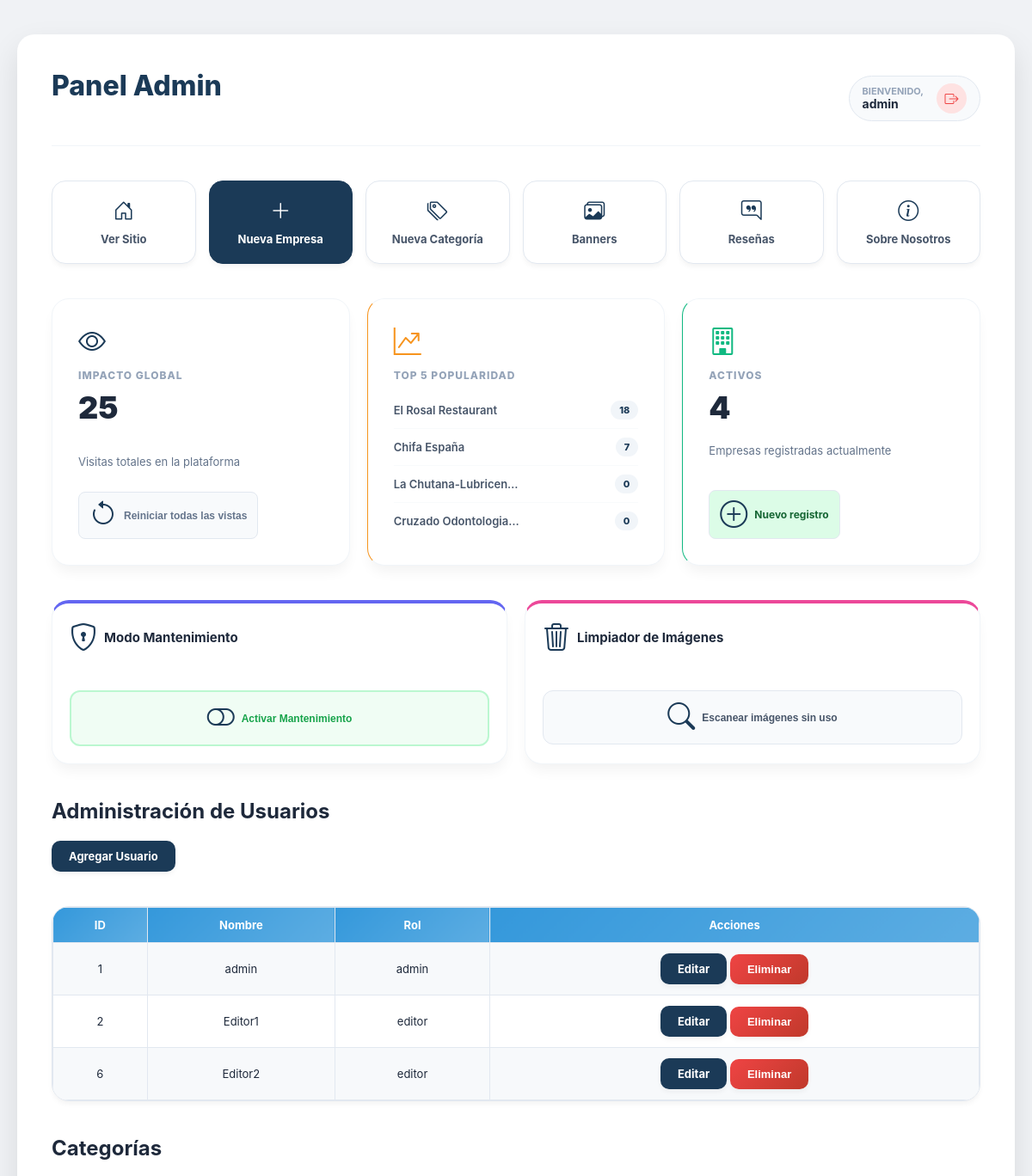
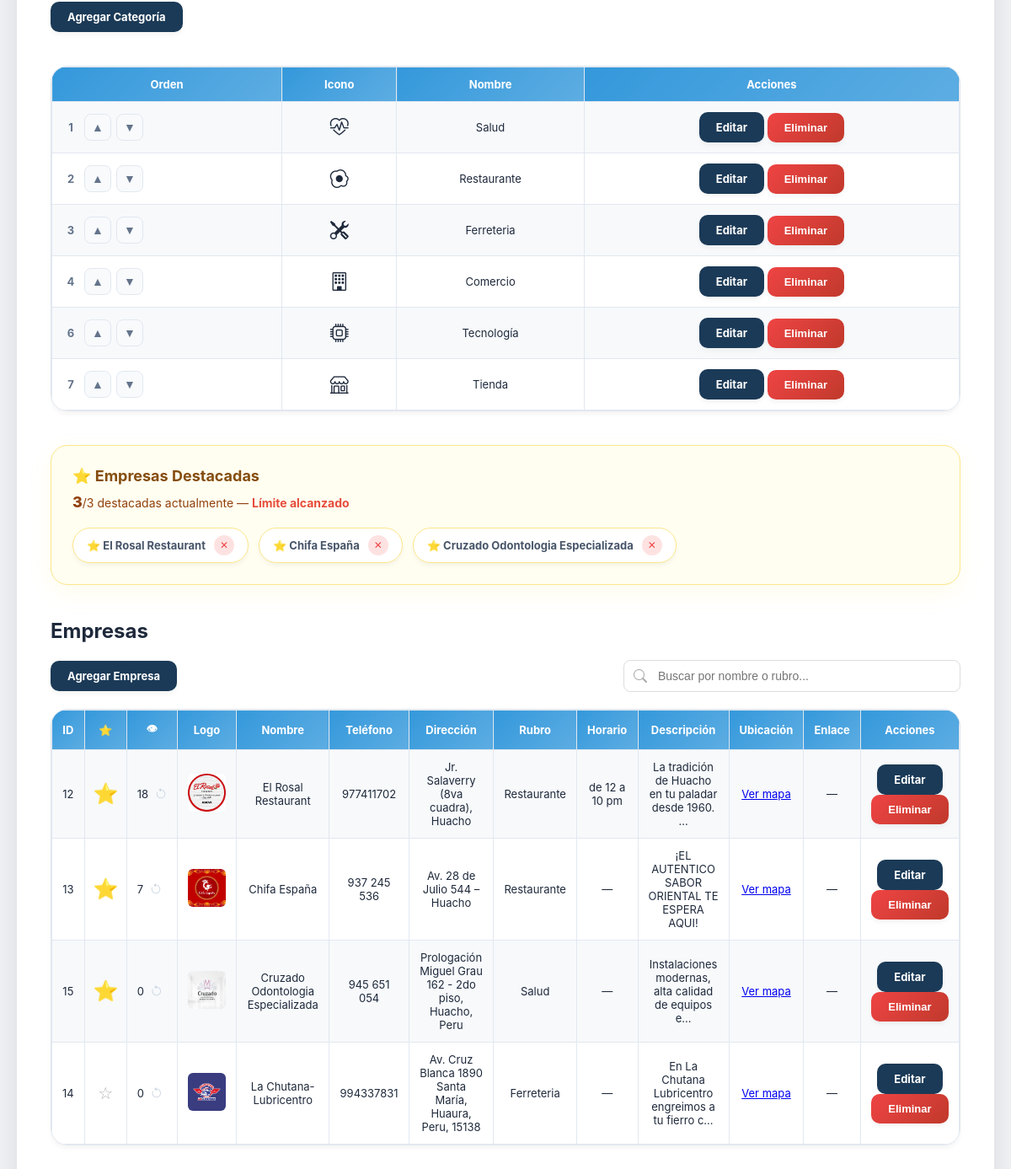
Page /login/admin.php (signed in) on the earlier database version (2 pictures, top to bottom).
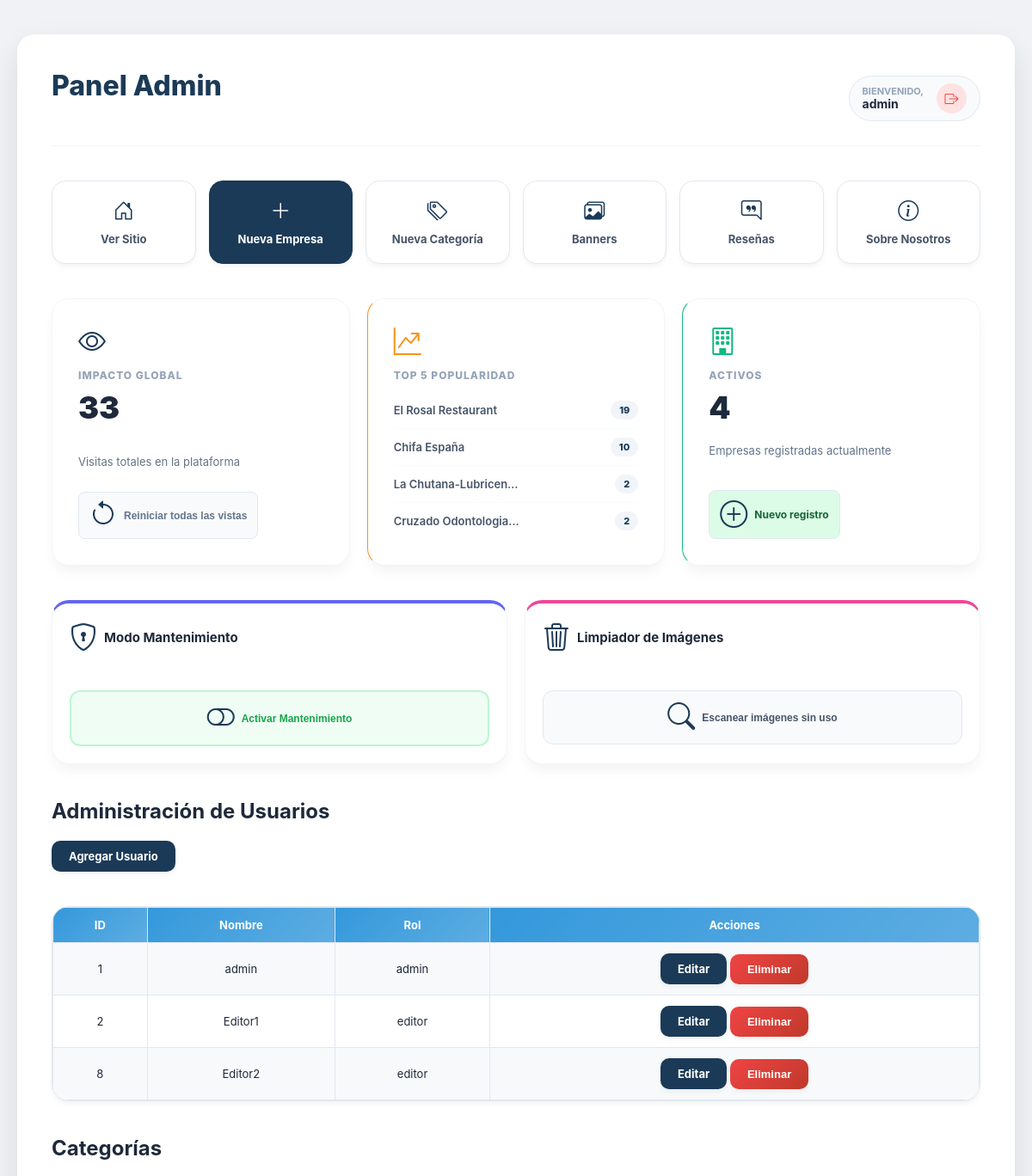
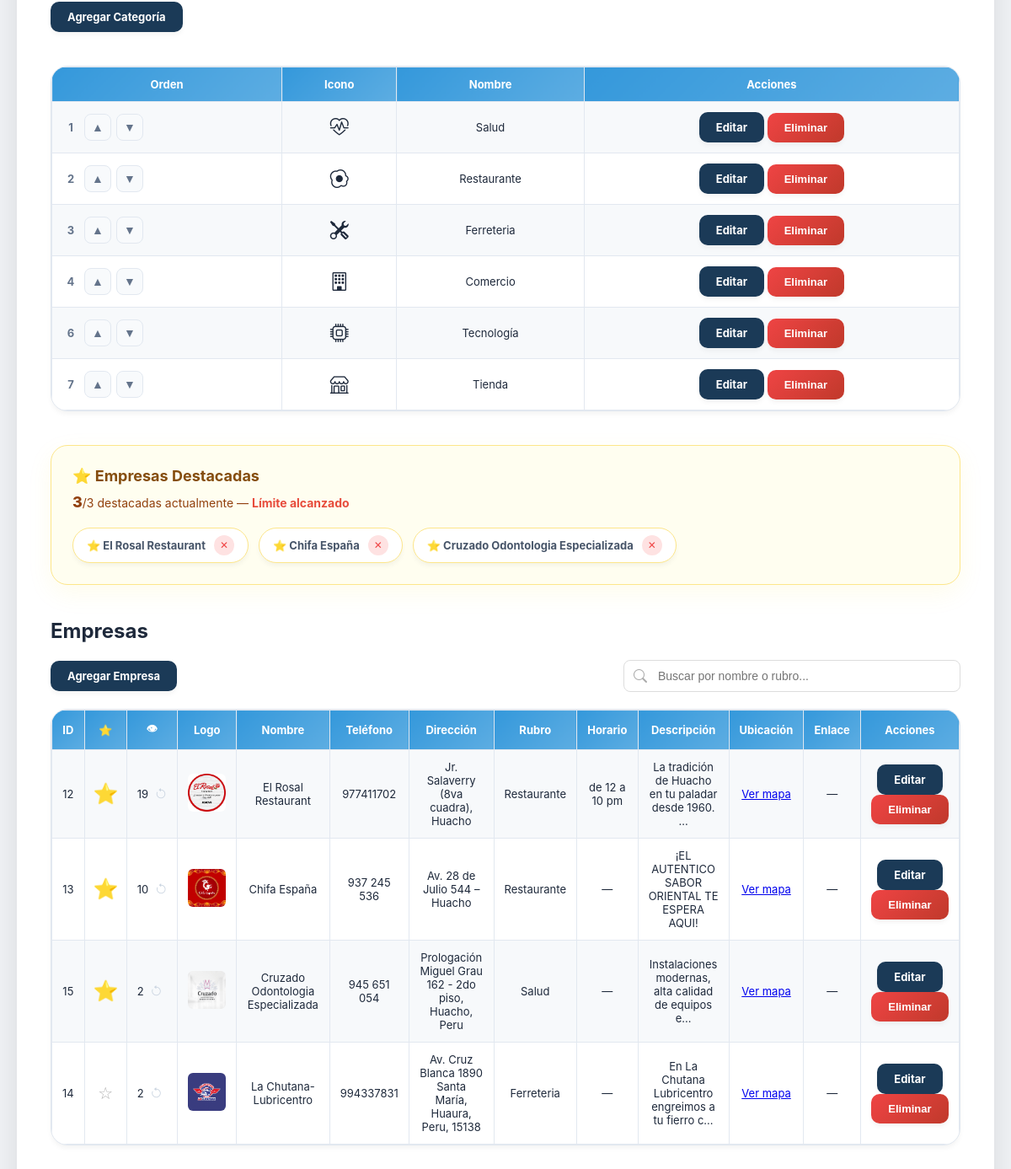
Same page on the later database version (2 pictures, top to bottom).
### tables this page shows
CREATE TABLE `empresas` (
  `id_empresa` int(11) NOT NULL,
  `logo` varchar(255) DEFAULT NULL,
  `nombre` varchar(150) NOT NULL,
  `slug` varchar(255) DEFAULT NULL,
  `email` varchar(100) DEFAULT NULL,
  `telefono` varchar(20) DEFAULT NULL,
  `direccion` varchar(200) DEFAULT NULL,
  `id_categoria` int(11) DEFAULT NULL,
  `fecha_registro` timestamp NOT NULL DEFAULT current_timestamp(),
  `horario` varchar(100) DEFAULT NULL,
  `descripcion` text DEFAULT NULL,
  `ubicacion_link` varchar(500) DEFAULT NULL,
  `link_empresa` varchar(255) DEFAULT NULL,
  `vistas` int(11) DEFAULT 0,
  `destacada` tinyint(1) DEFAULT 0,
  `facebook` varchar(255) DEFAULT NULL,
  `clics_whatsapp` int(11) DEFAULT 0
);

CREATE TABLE `usuarios` (
  `id_usuario` int(11) NOT NULL,
  `nombre` varchar(100) NOT NULL,
  `email` varchar(255) DEFAULT NULL,
  `contraseña_hash` varchar(255) NOT NULL,
  `rol` enum('admin','editor','viewer') DEFAULT 'viewer',
  `fecha_registro` timestamp NOT NULL DEFAULT current_timestamp()
);

CREATE TABLE `categorias` (
  `id_categoria` int(11) NOT NULL,
  `nombre` varchar(100) NOT NULL,
  `slug` varchar(255) DEFAULT NULL,
  `descripcion` text DEFAULT NULL,
  `icono` varchar(50) DEFAULT 'bi-briefcase',
  `orden` int(11) NOT NULL DEFAULT 0
);

### login/admin.php (the view, shortened to what the changed rows need)
<?php
include '../db.php';
$rol = $_SESSION['rol'];
?>
<!DOCTYPE html>
<html lang="es">
<head>
    <link rel="stylesheet" href="<?= APP_URL ?>/assets/css/login.css?v=<?= filemtime(__DIR__ . '/../assets/css/login.css') ?>">
    <link rel="stylesheet" href="https://cdn.jsdelivr.net/npm/bootstrap-icons@1.11.3/font/bootstrap-icons.min.css">
</head>
<body>
    <div class="panel-container">
        <section class="panel">
            <div class="panel-header-flex">
                <h1 class="panel-title">Panel <?= ucfirst($rol) ?></h1>
            </div>
            <?php
            $stmt_stats = $conexion->prepare("SELECT SUM(vistas) as total, COUNT(*) as empresas FROM empresas");
            $stmt_stats->execute();
            $stats_global = $stmt_stats->get_result()->fetch_assoc();
            $total_visitas = $stats_global['total'] ?? 0;
            $stmt_top5 = $conexion->prepare("SELECT nombre, vistas FROM empresas ORDER BY vistas DESC LIMIT 5");
            $stmt_top5->execute();
            $top5 = $stmt_top5->get_result();
            ?>
            <div class="stats-dashboard">
                <div class="stat-box">
                    <i class="bi bi-eye"></i>
                    <span class="stat-title">Impacto Global</span>
                    <span class="stat-value"><?= number_format($total_visitas) ?></span>
                    <span class="stat-footer">Visitas totales en la plataforma</span>
                    <button onclick="customConfirm('¿Reiniciar TODAS las vistas a cero?', () => reiniciarVistas())"
                        class="btn-reiniciar-vistas">
                        <i class="bi bi-arrow-counterclockwise"></i> Reiniciar todas las vistas
                    </button>
                </div>
                <div class="stat-box" style="border-left-color: #f7941d;">
                    <ul class="top5-list">
                        <?php if ($top5 && $top5->num_rows > 0): ?>
                            <?php while ($t = $top5->fetch_assoc()): ?>
                                <li class="top5-item">
                                    <span
                                        class="top5-name"><?= htmlspecialchars(mb_strimwidth($t['nombre'], 0, 20, '…')) ?></span>
                                    <span class="top5-views"><?= $t['vistas'] ?></span>
                                </li>
                            <?php endwhile; ?>
                        <?php else: ?>
                            <li class="top5-item">No hay datos suficientes</li>
                        <?php endif; ?>
                    </ul>
                </div>
            </div>
            <h2>Administración de Usuarios</h2><br>
            <br><br>
            <div class="table-wrap">
                <table>
                    <tr>
                        <th>ID</th>
                        <th>Nombre</th>
                        <th>Rol</th>
                        <th>Acciones</th>
                    </tr>
                    <?php
                    $stmt_u = $conexion->prepare("SELECT id_usuario, nombre, rol FROM usuarios");
                    $stmt_u->execute();
                    $res = $stmt_u->get_result();
                    while ($fila = $res->fetch_assoc()):
                        ?>
                        <tr>
                            <td data-label="ID"><?= $fila['id_usuario'] ?></td>
                            <td data-label="Usuario"><?= htmlspecialchars($fila['nombre']) ?></td>
                            <td data-label="Rol"><?= htmlspecialchars($fila['rol']) ?></td>
                            <td data-label="Acciones">
                                <div class="acciones">
                                    <a href="editar_usuario.php?id=<?= $fila['id_usuario'] ?>" class="btn">Editar</a>
                                    <button onclick="eliminarRegistro('usuario', <?= $fila['id_usuario'] ?>, this)"
                                        class="btn btn-danger">Eliminar</button>
                                </div>
                            </td>
                        </tr>
                    <?php endwhile; ?>
                </table>
            </div>
            <br><br>
            <h2>Categorías</h2><br>
            <br><br>
            <div class="table-wrap">
                <table>
                    <tr>
                        <th>Orden</th>
                        <th>Icono</th>
                        <th>Nombre</th>
                        <th>Acciones</th>
                    </tr>
                    <?php
                    $stmt_cat = $conexion->prepare("SELECT * FROM categorias ORDER BY orden ASC");
                    $stmt_cat->execute();
                    $res_cat = $stmt_cat->get_result();
                    while ($cat = $res_cat->fetch_assoc()):
                        ?>
                        <tr id="cat-<?= $cat['id_categoria'] ?>">
                            <td data-label="Orden">
                                <div style="display:flex; align-items:center; gap:6px;">
                                    <span
                                        style="font-weight:700; color:#64748b; min-width:20px;"><?= $cat['orden'] ?></span>
                                    <button onclick="moverCategoria(<?= $cat['id_categoria'] ?>, 'subir')" class="btn-orden"
                                        title="Subir">▲</button>
                                    <button onclick="moverCategoria(<?= $cat['id_categoria'] ?>, 'bajar')" class="btn-orden"
                                        title="Bajar">▼</button>
                                </div>
                            </td>
                            <td data-label="Icono" style="font-size:22px;">
                                <i class="bi <?= htmlspecialchars($cat['icono'] ?? 'bi-briefcase') ?>"></i>
                            </td>
                            <td data-label="Nombre"><?= htmlspecialchars($cat['nombre']) ?></td>
                            <td data-label="Acciones">
                                <div class="acciones">
                                    <a href="editar_categoria.php?id=<?= $cat['id_categoria'] ?>" class="btn">Editar</a>
                                    <button onclick="eliminarRegistro('categoria', <?= $cat['id_categoria'] ?>, this)"
                                        class="btn btn-danger">Eliminar</button>
                                </div>
                            </td>
                        </tr>
                    <?php endwhile; ?>
                </table>
            </div>
            <br><br>
            <?php
            $stmt_dest = $conexion->prepare("SELECT id_empresa, nombre FROM empresas WHERE destacada=1");
            $stmt_dest->execute();
            $res_dest = $stmt_dest->get_result();
            $total_dest = $res_dest->num_rows;
            ?>
            <div class="destacadas-section">
                <?php if ($total_dest > 0): ?>
                    <div class="destacadas-lista">
                        <?php while ($d = $res_dest->fetch_assoc()): ?>
                            <div class="destacada-chip" id="chip-<?= $d['id_empresa'] ?>">
                                ⭐ <?= htmlspecialchars($d['nombre']) ?>
                                <button onclick="toggleDestacada(<?= $d['id_empresa'] ?>, 'quitar')" title="Quitar">✕</button>
                            </div>
                        <?php endwhile; ?>
                    </div>
                <?php else: ?>
                    <p style="color:#aaa;font-size:13px;">No hay empresas destacadas. Haz clic en ☆ en la tabla para
                        destacar una.</p>
                <?php endif; ?>
            </div>
            <h2>Empresas</h2><br>
            <div class="table-wrap">
                <table>
                    <tr>
                        <th>ID</th>
                        <th>⭐</th>
                        <th>👁</th>
                        <th>Logo</th>
                        <th>Nombre</th>
                        <th>Teléfono</th>
                        <th>Dirección</th>
                        <th>Rubro</th>
                        <th>Horario</th>
                        <th>Descripción</th>
                        <th>Ubicación</th>
                        <th>Enlace</th>
                        <th>Acciones</th>
                    </tr>
                    <?php
                    $stmt_emp = $conexion->prepare("
                        SELECT e.id_empresa, e.logo, e.nombre, e.telefono, e.direccion,
                               e.descripcion, e.horario, e.ubicacion_link, e.link_empresa,
                               e.destacada, e.vistas, c.nombre AS categoria
                        FROM empresas e
                        JOIN categorias c ON e.id_categoria = c.id_categoria
                        ORDER BY e.destacada DESC, e.vistas DESC
                    ");
                    $stmt_emp->execute();
                    $res = $stmt_emp->get_result();
                    while ($fila = $res->fetch_assoc()):
                        ?>
                        <tr id="fila-<?= $fila['id_empresa'] ?>">
                            <td data-label="ID"><?= $fila['id_empresa'] ?></td>
                            <td data-label="Destacada">
                                <button class="btn-estrella <?= $fila['destacada'] ? 'activa' : '' ?>"
                                    onclick="toggleDestacada(<?= $fila['id_empresa'] ?>, '<?= $fila['destacada'] ? 'quitar' : 'destacar' ?>')"
                                    title="<?= $fila['destacada'] ? 'Quitar destacada' : 'Destacar' ?>">
                                    <?= $fila['destacada'] ? '⭐' : '☆' ?>
                                </button>
                            </td>
                            <td data-label="Vistas">
                                <div style="display:flex; align-items:center; gap:8px;">
                                    <?= number_format($fila['vistas']) ?>
                                    <button
                                        onclick="customConfirm('¿Reiniciar vistas de esta empresa?', () => reiniciarVistas(<?= $fila['id_empresa'] ?>))"
                                        style="font-size:14px; color:#cbd5e1; text-decoration:none; background:none; border:none; cursor:pointer; padding:0;"
                                        title="Reiniciar">
                                        <i class="bi bi-arrow-counterclockwise"></i>
                                    </button>
                                </div>
                            </td>
                            <td data-label="Logo">
                                <?php if (!empty($fila['logo'])): ?>
                                    <img src="<?= APP_URL ?>/assets/img/<?= htmlspecialchars($fila['logo']) ?>"
                                        style="width:45px;height:45px;object-fit:cover;border-radius:6px;">
                                <?php else: ?>—<?php endif; ?>
                            </td>
                            <td data-label="Nombre"><?= htmlspecialchars($fila['nombre']) ?></td>
                            <td data-label="Teléfono"><?= htmlspecialchars($fila['telefono'] ?? '—') ?></td>
                            <td data-label="Dirección"><?= htmlspecialchars($fila['direccion'] ?? '—') ?></td>
                            <td data-label="Rubro"><?= htmlspecialchars($fila['categoria']) ?></td>
                            <td data-label="Horario">
                                <?= !empty($fila['horario']) ? htmlspecialchars($fila['horario']) : '—' ?>
                            </td>
                            <td data-label="Descripción">
                                <?= !empty($fila['descripcion']) ? htmlspecialchars(mb_strimwidth($fila['descripcion'], 0, 50, '…')) : '—' ?>
                            </td>
                            <td data-label="Mapa">
                                <?php if (!empty($fila['ubicacion_link'])): ?>
                                    <a href="<?= htmlspecialchars($fila['ubicacion_link']) ?>" target="_blank">Ver mapa</a>
                                <?php else: ?>—<?php endif; ?>
                            </td>
                            <td data-label="Web">
                                <?php if (!empty($fila['link_empresa'])): ?>
                                    <a href="<?= htmlspecialchars($fila['link_empresa']) ?>" target="_blank">Ver página</a>
                                <?php else: ?>—<?php endif; ?>
                            </td>
                            <td data-label="Acciones">
                                <div class="acciones">
                                    <a href="editar.php?id=<?= $fila['id_empresa'] ?>" class="btn">Editar</a>
                                    <button onclick="eliminarRegistro('empresa', <?= $fila['id_empresa'] ?>, this)"
                                        class="btn btn-danger">Eliminar</button>
                                </div>
                            </td>
                        </tr>
                    <?php endwhile; ?>
                </table>
            </div>
            <br><br>
        </section>
    </div>
</body>
</html>

Differences in the rows shown:
removed usuarios: id_usuario "6", nombre "Editor2", rol "editor"
changed empresas "El Rosal Restaurant": vistas "18" → "19"
changed empresas "Chifa España": vistas "7" → "10"
changed empresas "La Chutana-Lubricentro": vistas "0" → "2"
changed empresas "Cruzado Odontologia Especializada": vistas "0" → "2"
added usuarios: id_usuario "8", nombre "Editor2", rol "editor"
Other differences:
$total_visitas: "25" → "33"
